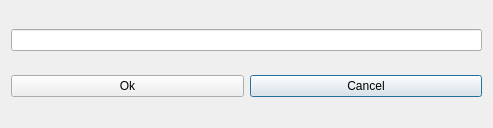
<?xml version="1.0" encoding="UTF-8"?>
<ui version="4.0">
 <class>InstitutionNameForm_template</class>
 <widget class="QDialog" name="InstitutionNameForm_template">
  <property name="geometry">
   <rect>
    <x>0</x>
    <y>0</y>
    <width>493</width>
    <height>128</height>
   </rect>
  </property>
  <property name="windowTitle">
   <string extracomment="The title of the dialog to modify the institution name">Timetable data - institution name</string>
  </property>
  <layout class="QGridLayout">
   <item row="1" column="1">
    <widget class="QPushButton" name="cancelPushButton">
     <property name="text">
      <string>Cancel</string>
     </property>
    </widget>
   </item>
   <item row="1" column="0">
    <widget class="QPushButton" name="okPushButton">
     <property name="text">
      <string>Ok</string>
     </property>
    </widget>
   </item>
   <item row="0" column="0" colspan="2">
    <widget class="QLineEdit" name="institutionNameLineEdit"/>
   </item>
  </layout>
 </widget>
 <layoutdefault spacing="6" margin="11"/>
 <resources/>
 <connections/>
</ui>
